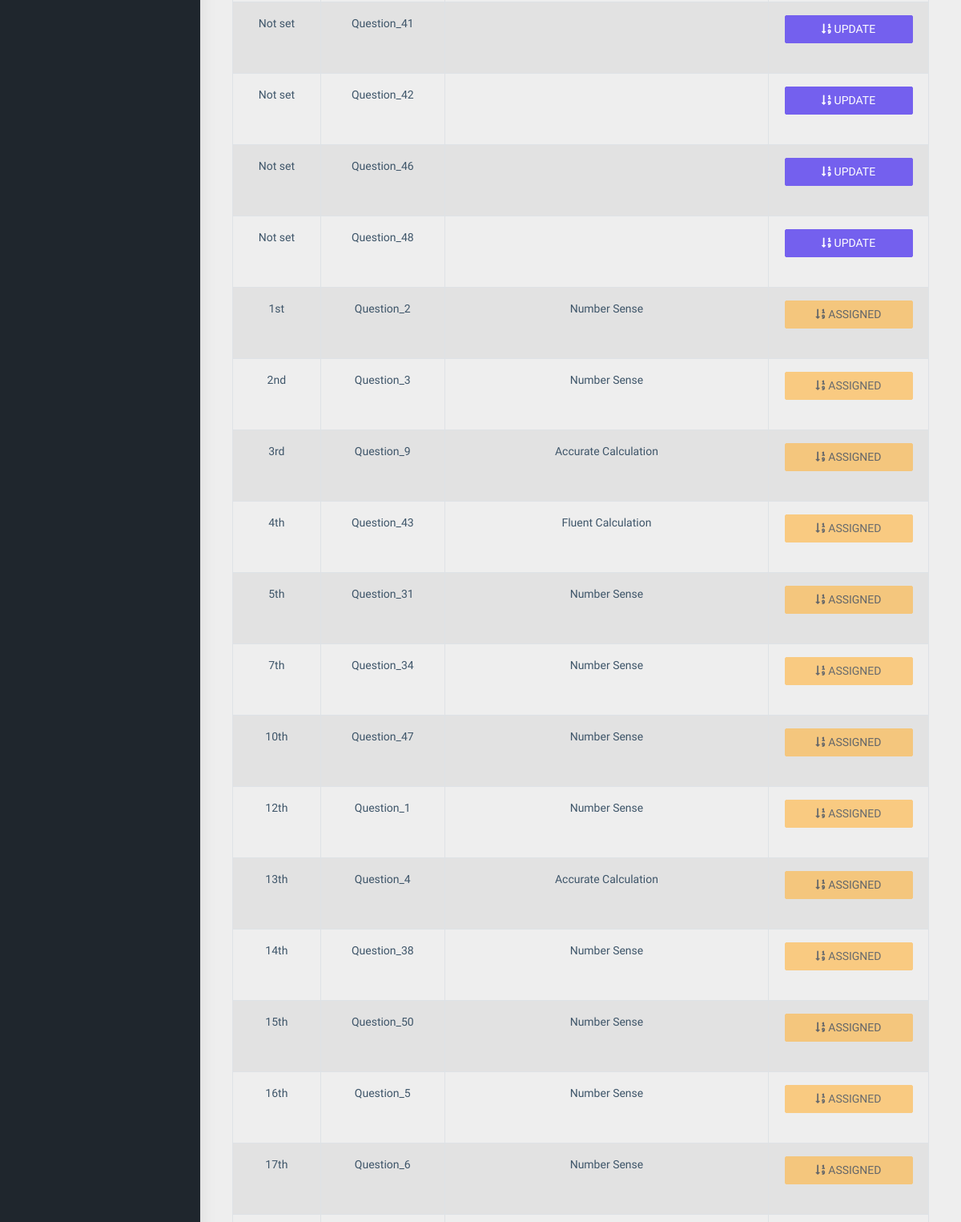
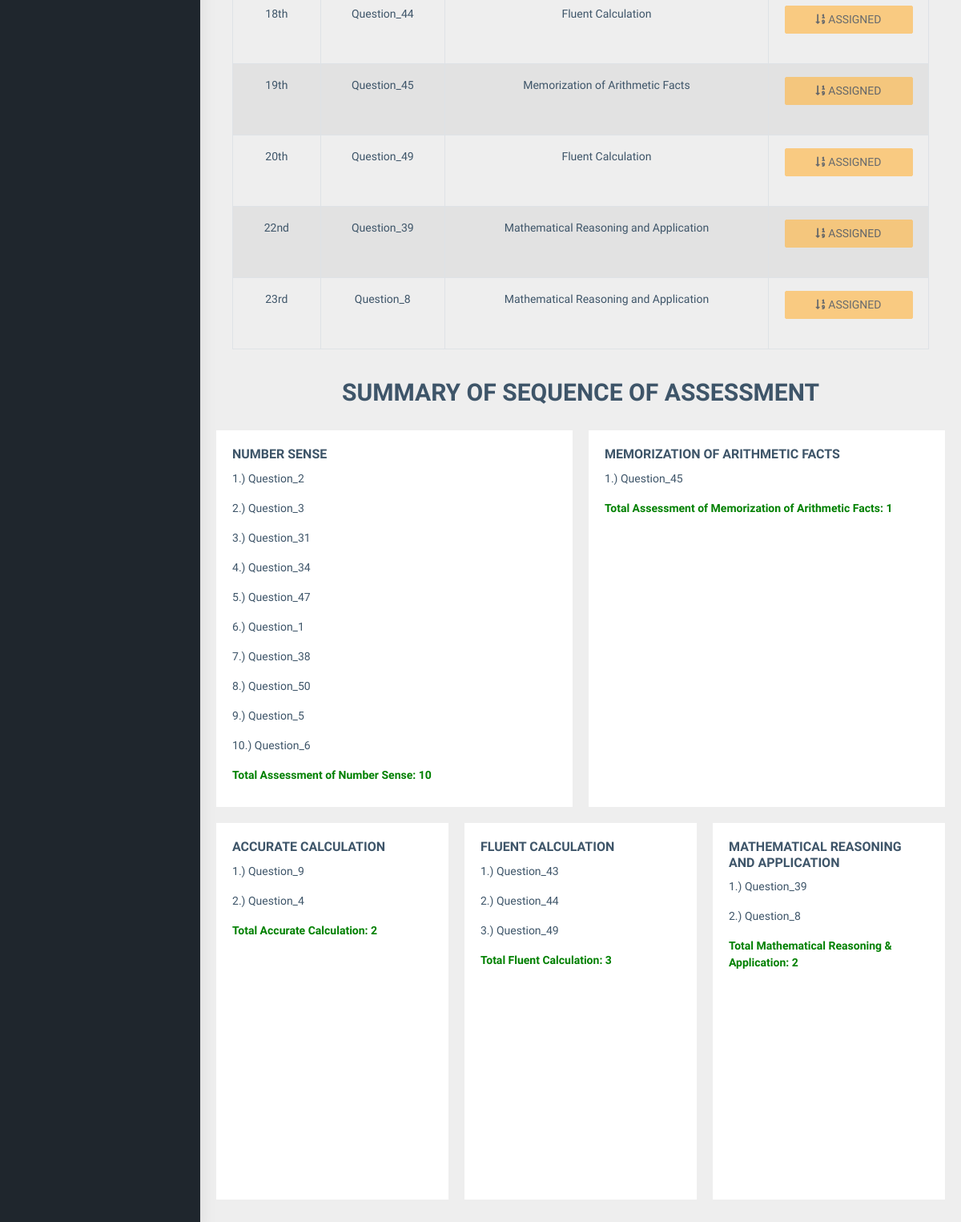
Before: /public/main/teacher/sequence/index.php (signed in, lower part) with the older database file (2 pictures, top to bottom).
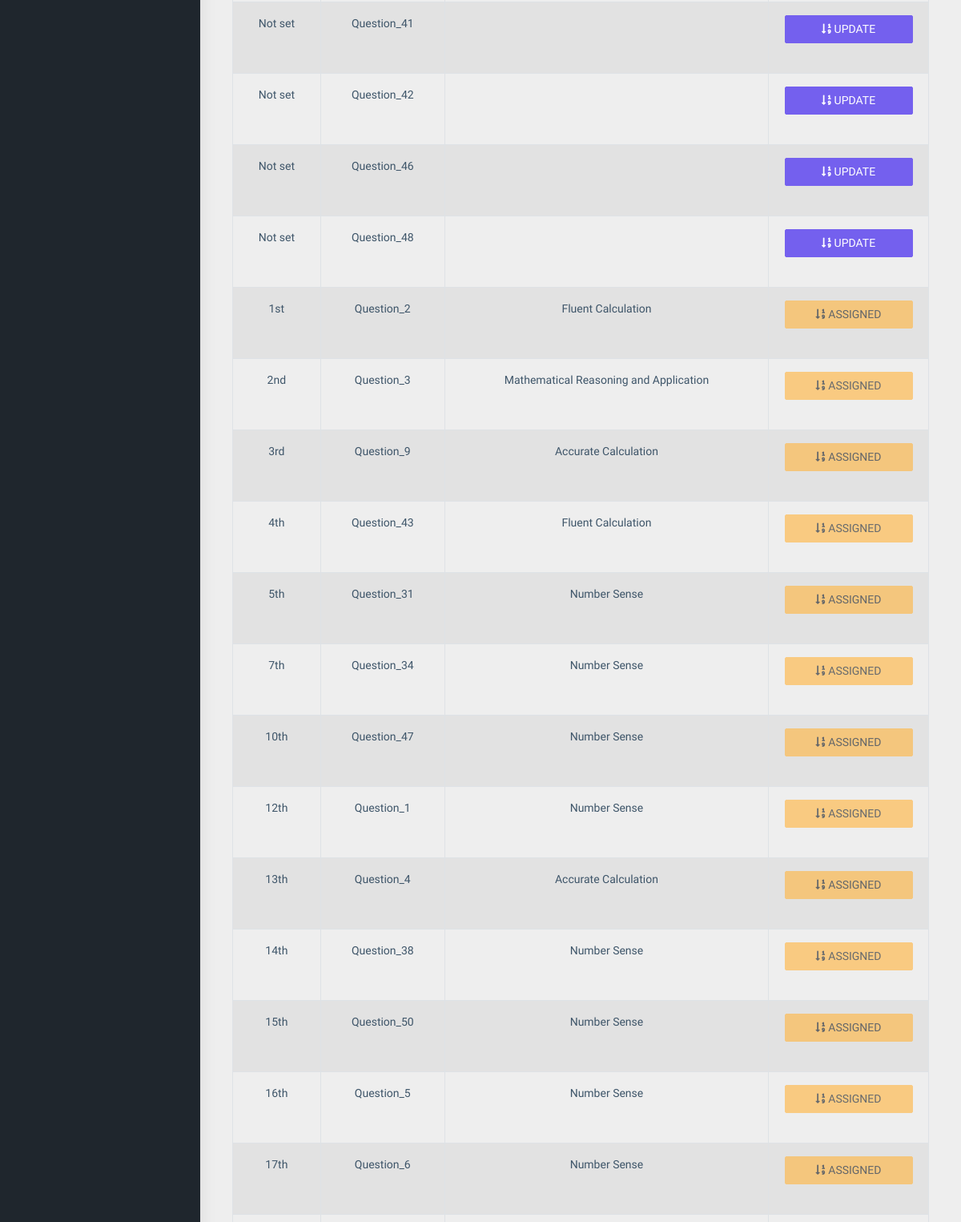
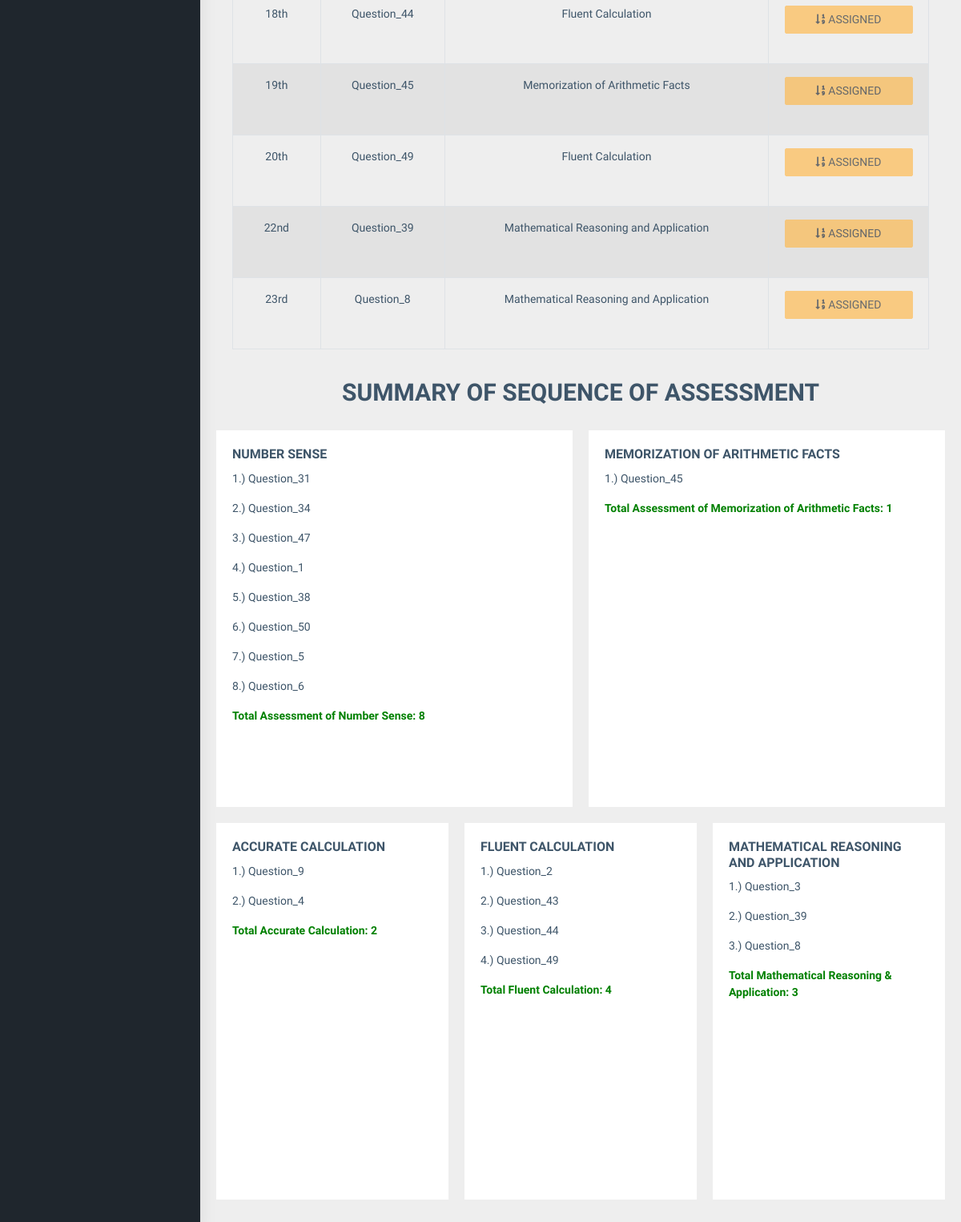
After: the same page with the newer database file (2 pictures, top to bottom).
### tables this page shows
CREATE TABLE `drxassessment_assessment` (
  `drxassessment_id` int(11) NOT NULL,
  `drxassessment_question1` text NOT NULL,
  `drxassessment_answer` text NOT NULL,
  `drxassessment_answer_value` text NOT NULL,
  `drxassessment_domain` text NOT NULL,
  `drxassessment_q1_answer_1` text NOT NULL,
  `drxassessment_q1_answer_2` text NOT NULL,
  `drxassessment_q1_answer_3` text NOT NULL,
  `drxassessment_q1_answer_4` text NOT NULL,
  `drxassessment_order` int(11) NOT NULL,
  `drxassessment_order_value` text NOT NULL,
  `drxassessment_status` int(1) NOT NULL,
  `drxassessment_created_at` datetime NOT NULL,
  `drxassessment_updated_at` datetime NOT NULL
);

### public/main/teacher/sequence/index.php (the view, shortened to what the changed rows need)
<?php
include("../../../../config/common/asdasf9z09x0c90zx90123.php");
$connection->setAttribute(PDO::ATTR_ERRMODE, PDO::ERRMODE_EXCEPTION);
?>
<!DOCTYPE html>
<html dir="ltr" lang="en">
<head>
    <link href="../../../assets/libs/flot/css/float-chart.css" rel="stylesheet">
    <link href="../../../dist/css/style.min.css" rel="stylesheet">
    <link href="../../../assets/libs/datatables.net-bs4/css/dataTables.bootstrap4.css" rel="stylesheet">
    <link href="../../../assets/libs/toastr/build/toastr.min.css" rel="stylesheet">
</head>
<body>
    <div id="main-wrapper">
        <div class="page-wrapper">
            <div class="container-fluid">
							<div class="card-body">
									<div class="table-responsive">
											<table id="zero_config" class="table table-striped table-bordered">
													<tbody>
														<?php
	                          $result = $connection->prepare("SELECT * FROM drxassessment_assessment ORDER BY drxassessment_order ASC");
	                          $result->execute();
	                              while ($row = $result->fetch(PDO::FETCH_ASSOC)) {
	                                     $drxassessment_id = $row['drxassessment_id'];
	                                     $drxassessment_question1 = $row['drxassessment_question1'];
																			 $drxassessment_q1_answer_1 = $row['drxassessment_q1_answer_1'];
	                                     $drxassessment_q1_answer_2 = $row['drxassessment_q1_answer_2'];
	                                     $drxassessment_q1_answer_3 = $row['drxassessment_q1_answer_3'];
	                                     $drxassessment_q1_answer_4 = $row['drxassessment_q1_answer_4'];
                                       $drxassessmentordervalue = $row['drxassessment_order_value'];
	                                     $drxassessmentstatus = $row['drxassessment_status'];
	                                     $drxassessmentdomain = $row['drxassessment_domain'];
	                          ?>
															<tr>
																<td class="text-center">
                                  <?php
                                    if(empty($drxassessmentordervalue)) {
                                        echo "Not set";
                                    } else {
                                        echo $drxassessmentordervalue;
                                    }
                                  ?>
                                </td>
																<td class="text-center"><?php echo $drxassessment_question1; ?></td>
																<td class="text-center"><?php echo $drxassessmentdomain; ?></td>
																<td class="text-center" style="width: 200px;">
                                <?php if ($drxassessmentstatus === '0') { ?>
                                  <button type="button" data-toggle="modal" data-target="#assessmentModal" class="btn btn-primary btn-mg" style="width: 160px;"
                                  onclick="setAssessmentOrder('<?php echo $drxassessment_id ; ?>',
                                                              '<?php echo $drxassessment_question1 ; ?>',
                                                              '<?php echo $drxassessment_q1_answer_1 ; ?>',
                                                              '<?php echo $drxassessment_q1_answer_2 ; ?>',
                                                              '<?php echo $drxassessment_q1_answer_3 ; ?>',
                                                              '<?php echo $drxassessment_q1_answer_4 ; ?>');">
                                  <i class="fas fa-sort-numeric-down"></i> UPDATE
                                  </button>
                                <?php } else if ($drxassessmentstatus === '1') { ?>
                                  <button type="button" style="width: 160px;" class="btn btn-warning btn-mg" disabled>
                                  <i class="fas fa-sort-numeric-down"></i> ASSIGNED
                                  </button>
                                <?php } ?> <br /><br />
																</td>
															</tr>
														<?php } ?>
													</tbody>
											</table>
				</div>
      </div>
      <h2 class="text-center">SUMMARY OF SEQUENCE OF ASSESSMENT</h2> <br />
      <div class="row">
       <div class="col-md-6">
           <div class="card" style="height: 470px;">
               <div class="card-body">
                 <h5 class="card-title">NUMBER SENSE</h5>
                 <?php
                 $drx_count = 0;
                 $sql = "SELECT count(*) FROM drxassessment_assessment
                         WHERE drxassessment_domain = 'Number Sense'";
                 $result = $connection->prepare($sql);
                 $result->execute();
                 $total_number_sense = $result->fetchColumn();
                 if ($total_number_sense == 0) {
                   echo "<label style='color:red;'>No assessment assigned.</label>";
                 } else {
                     $result = $connection->prepare("SELECT drxassessment_domain, drxassessment_question1,
                                                            drxassessment_status
                                                     FROM drxassessment_assessment
                                                     WHERE drxassessment_domain = 'Number Sense'
                                                     ORDER BY drxassessment_order ASC
                                                     ");
                     $result->execute();
                         while ($row = $result->fetch(PDO::FETCH_ASSOC)) {
                                $drx_count++;
                                $drxassessment_question1 = $row['drxassessment_question1'];
                                echo "<p>".$drx_count.".) ".$drxassessment_question1 ."</p>"."";
                          }
                                echo "<label style='color:green;'>Total Assessment of Number Sense: ".
                                $total_number_sense."</label>";
                 }
                 ?>
               </div>
           </div>
       </div>
       <div class="col-md-6">
           <div class="card" style="height: 470px;">
               <div class="card-body">
                   <h5 class="card-title">MEMORIZATION OF ARITHMETIC FACTS</h5>
                   <?php
                   $drx_count = 0;
                   $sql = "SELECT count(*) FROM drxassessment_assessment
                           WHERE drxassessment_domain = 'Memorization of Arithmetic Facts'";
                   $result = $connection->prepare($sql);
                   $result->execute();
                   $total_memorization_of_arithmetic_facts = $result->fetchColumn();
                   if ($total_memorization_of_arithmetic_facts == 0) {
                     echo "<label style='color:red;'>No assessment assigned.</label>";
                   } else {
                       $result = $connection->prepare("SELECT drxassessment_domain, drxassessment_question1,
                                                              drxassessment_status
                                                       FROM drxassessment_assessment
                                                       WHERE drxassessment_domain = 'Memorization of Arithmetic Facts'
                                                       ORDER BY drxassessment_order ASC
                                                       ");
                       $result->execute();
                           while ($row = $result->fetch(PDO::FETCH_ASSOC)) {
                                  $drx_count++;
                                  $drxassessment_question1 = $row['drxassessment_question1'];
                                  echo "<p>".$drx_count.".) ".$drxassessment_question1 ."</p>"."";
                            }
                                  echo "<label style='color:green;'>Total Assessment of Memorization of Arithmetic Facts: ".
                                  $total_memorization_of_arithmetic_facts."</label>";
                   }
                   ?>
               </div>
           </div>
       </div>
       <div class="col-md-4">
           <div class="card" style="height: 470px;">
               <div class="card-body">
                   <h5 class="card-title">ACCURATE CALCULATION</h5>
                   <?php
                   $drx_count = 0;
                   $sql = "SELECT count(*) FROM drxassessment_assessment
                           WHERE drxassessment_domain = 'Accurate Calculation'";
                   $result = $connection->prepare($sql);
                   $result->execute();
                   $total_accurate_calculation = $result->fetchColumn();
                   if ($total_accurate_calculation == 0) {
                     echo "<label style='color:red;'>No assessment assigned.</label>";
                   } else {
                       $result = $connection->prepare("SELECT drxassessment_domain, drxassessment_question1,
                                                              drxassessment_status
                                                       FROM drxassessment_assessment
                                                       WHERE drxassessment_domain = 'Accurate Calculation'
                                                       ORDER BY drxassessment_order ASC
                                                       ");
                       $result->execute();
                           while ($row = $result->fetch(PDO::FETCH_ASSOC)) {
                                  $drx_count++;
                                  $drxassessment_question1 = $row['drxassessment_question1'];
                                  echo "<p>".$drx_count.".) ".$drxassessment_question1 ."</p>"."";
                            }
                                  echo "<label style='color:green;'>Total Accurate Calculation: ".
                                  $total_accurate_calculation."</label>";
                   }
                   ?>
               </div>
           </div>
       </div>
       <div class="col-md-4">
           <div class="card" style="height: 470px;">
               <div class="card-body">
                   <h5 class="card-title">FLUENT CALCULATION</h5>
                   <?php
                   $drx_count = 0;
                   $sql = "SELECT count(*) FROM drxassessment_assessment
                           WHERE drxassessment_domain = 'Fluent Calculation'";
                   $result = $connection->prepare($sql);
                   $result->execute();
                   $total_fluent_calculation = $result->fetchColumn();
                   if ($total_fluent_calculation == 0) {
                     echo "<label style='color:red;'>No assessment assigned.</label>";
                   } else {
                       $result = $connection->prepare("SELECT drxassessment_domain, drxassessment_question1,
                                                              drxassessment_status
                                                       FROM drxassessment_assessment
                                                       WHERE drxassessment_domain = 'Fluent Calculation'
                                                       ORDER BY drxassessment_order ASC
                                                       ");
                       $result->execute();
                           while ($row = $result->fetch(PDO::FETCH_ASSOC)) {
                                  $drx_count++;
                                  $drxassessment_question1 = $row['drxassessment_question1'];
                                  echo "<p>".$drx_count.".) ".$drxassessment_question1 ."</p>"."";
                            }
                                  echo "<label style='color:green;'>Total Fluent Calculation: ".
                                  $total_fluent_calculation."</label>";
                   }
                   ?>
               </div>
           </div>
       </div>
       <div class="col-md-4">
           <div class="card" style="height: 470px;">
               <div class="card-body">
                   <h5 class="card-title">MATHEMATICAL REASONING AND APPLICATION</h5>
                   <?php
                   $drx_count = 0;
                   $sql = "SELECT count(*) FROM drxassessment_assessment
                           WHERE drxassessment_domain = 'Mathematical Reasoning and Application'";
                   $result = $connection->prepare($sql);
                   $result->execute();
                   $total_mathematical_reasoning_and_application = $result->fetchColumn();
                   if ($total_mathematical_reasoning_and_application == 0) {
                     echo "<label style='color:red;'>No assessment assigned.</label>";
                   } else {
                       $result = $connection->prepare("SELECT drxassessment_domain, drxassessment_question1,
                                                              drxassessment_status
                                                       FROM drxassessment_assessment
                                                       WHERE drxassessment_domain = 'Mathematical Reasoning and Application'
                                                       ORDER BY drxassessment_order ASC
                                                       ");
                       $result->execute();
                           while ($row = $result->fetch(PDO::FETCH_ASSOC)) {
                                  $drx_count++;
                                  $drxassessment_question1 = $row['drxassessment_question1'];
                                  echo "<p>".$drx_count.".) ".$drxassessment_question1 ."</p>"."";
                            }
                                  echo "<label style='color:green;'>Total Mathematical Reasoning & Application: ".
                                  $total_mathematical_reasoning_and_application."</label>";
                   }
                   ?>
               </div>
           </div>
       </div>
     </div>
    </div>
    </div>
</body>
</html>

Changed rows visible on the page:
changed drxassessment_assessment "1st": drxassessment_domain "Number Sense" → "Fluent Calculation"; moves from the list under "NUMBER SENSE" to the list under "FLUENT CALCULATION"
changed drxassessment_assessment "2nd": drxassessment_domain "Number Sense" → "Mathematical Reasoning and Application"; moves from the list under "NUMBER SENSE" to the list under "MATHEMATICAL REASONING AND APPLICATION"
Other visible differences:
$total_number_sense: "10" → "8"
$total_fluent_calculation: "3" → "4"
$total_mathematical_reasoning_and_application: "2" → "3"
